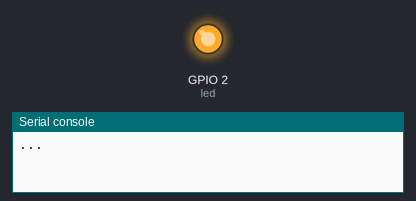
A program run on a simulated ESP32 board running MicroPython. On the bench: output pins drawn as LEDs (lit = HIGH), the last lines printed to the serial console. WiFi joins after 1.5 s; web requests get an empty 200 reply after 0.4 s.

Above: at 0.1 s.
At 8.1 s:
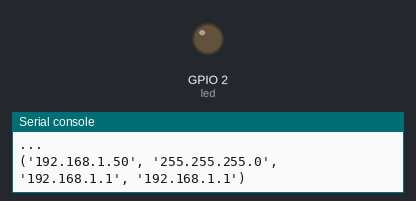
Timing chart, 0 to 9.6 s (numbered marks = the images above):
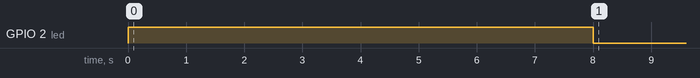

The program:

client.py
```python
import esp32
import network
from machine import Pin
from time import sleep
import urequests as requests
import json

led = Pin(2, Pin.OUT)


print('...')
led.on()
wlan = network.WLAN(network.STA_IF)
wlan.active(True)
wlan.connect('ess32', 'ess12rd6')
sleep(8)
print(wlan.ifconfig())
led.off()

k = 0

while True:
    sleep(1)
    response = requests.get(
        "http://192.168.1.104:5000/command"
        ).text
    if not response:
        continue
    if response == 'temp':
        temp = str((5/9)*(int(esp32.raw_temperature())-32))
        data={"temperature": temp}
        requests.post(
            'http://192.168.1.104:5000/send',
            data=json.dumps(data)
            )
        print('SEND TEMPERATURE')
    elif response == 'led':
        if k:
            led.off()
            k = 0
        else:
            led.on()
            k = 1
        print('CHANGE LED VALUE')
```
